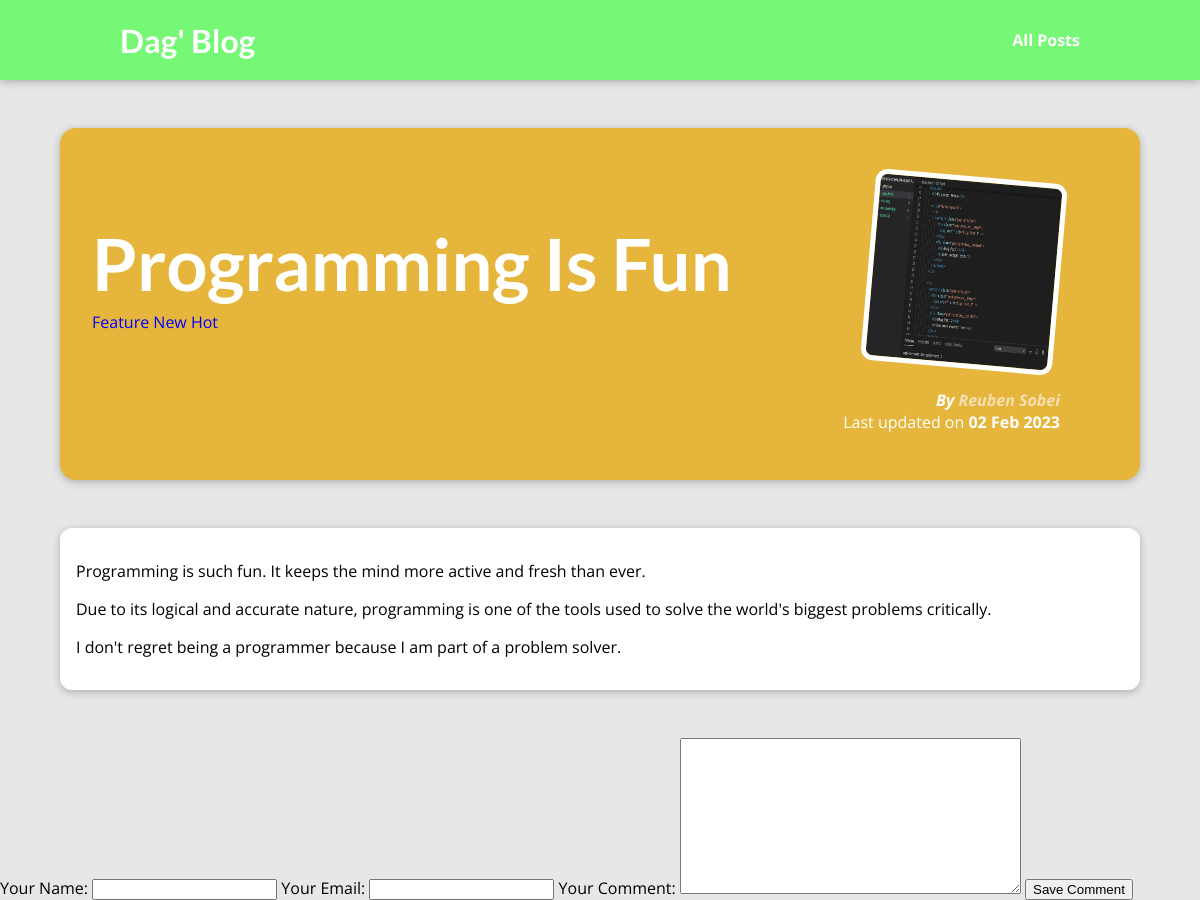
Page /posts/programming-is-fun on the committed database.
### blog/models.py (models this page shows, shortened)
class Post(models.Model):
    title = models.CharField(max_length=100)
    excerpt = models.CharField(max_length=200)
    image = models.ImageField(upload_to="posts", null=True)
    date = models.DateField(auto_now=True)
    slug = models.SlugField(unique=True, db_index=True)
    content = models.TextField(validators=[MinLengthValidator(10)])
    author = models.ForeignKey(
        Author, on_delete=models.SET_NULL, null=True, related_name="posts")
    tags = models.ManyToManyField(Tag)

class Tag(models.Model):
    caption = models.CharField(max_length=25)

class Author(models.Model):
    first_name = models.CharField(max_length=60)
    last_name = models.CharField(max_length=60)
    email_address = models.EmailField()
    def full_name(self):
        return f"{self.first_name} {self.last_name}"
    def __str__(self):
        return self.full_name()

### blog/views.py (the view)
# urls.py: path("posts/<slug:slug>", views.singlepostview.as_view(),
class singlepostview(DetailView):
    template_name = "blog/post-detail.html"
    model = Post
    def get_context_data(self, **kwargs):
        context = super().get_context_data(**kwargs)
        context["post_tags"] = self.object.tags.all()
        context["comment_form"] = commentform()
        return context

### blog/forms.py
class commentform(forms.ModelForm):
    class Meta:
        model = comment
        exclude = ["post"]
        labels = {
            "user_name": "Your Name",
            "user_email": "Your Email",
            "text": "Your Comment"
        }

### blog/templates/blog/post-detail.html (shortened to what this page needs)
{% extends "base.html" %}
{% load static %}
{% block css_files %}
    <link rel="stylesheet" href="{% static "blog/post-detail.css" %}" />
{% endblock %}
{% block content %}
    <section id="summary">
        <h2>{{post.title}}</h2>
        <div>
            {% for tag in post_tags %}
                <span class="tag">{{ tag.caption }}</span>
            {% endfor %}
        </div>
        <article>
            <img src="{{ post.image.url }}" alt="{{post.title}}" />
            <address>By <a href="mailto:{{ post.author.email_address }}">{{post.author}}</a></address>
            <div>Last updated on <time>{{post.date|date:"d M Y"}}</time></div>
        </article>
    </section>
    <main>
        {{post.content|linebreaks }}
    </main>
    <div>
        <form>
            {{ comment_form }}
            <button>Save Comment</button>
        </form>
    </div>
{% endblock %}

### templates/base.html (shortened to what this page needs)
{% load static %}
<!DOCTYPE html>
<html lang="en">
<head>
    <link rel="stylesheet" href="{% static "app.css" %}">
    {% block css_files %}{% endblock %}
</head>
<body>
    <header id="main-navigation">
        <h1><a href="{% url "starting-page" %}">Dag' Blog</a></h1>
        <nav>
            <a href="{% url "posts-page" %}">All Posts</a>
        </nav>
    </header>
    {% block content %}
    {% endblock %}
</body>
</html>

### static/app.css (style rules this page uses)
* { box-sizing: border-box; }
html { font-family: 'Open Sans', 'Lato', sans-serif; }
body { margin: 0; }
h1, h2, h3 { font-family: 'Lato', sans-serif; font-weight: bold; }
#main-navigation { width: 100%; height: 5rem; display: flex; justify-content: space-between; align-items: center; padding: 0 10%; position: absolute; top: 0; left: 0; }
#main-navigation a { text-decoration: none; color: white; font-weight: bold; }

### blog/static/blog/post-detail.css (style rules this page uses)
body { background-color: #e7e7e7; }
#main-navigation { background-color: #76f876; box-shadow: 0 2px 8px rgba(0, 0, 0, 0.25); }
#summary { margin: 8rem auto 3rem auto; padding: 2rem; width: 90%; max-width: 90rem; border-radius: 16px; background-color: #e6b53b; position: relative; box-shadow: 0 2px 8px rgba(0, 0, 0, 0.25); height: 22rem; }
#summary h2 { color: white; font-size: 4.5rem; margin-bottom: 0.3rem; }
#summary article { position: absolute; top: 2rem; right: 3rem; padding: 1rem 2rem; border-radius: 12px; text-align: right; color: white; }
#summary article img { width: 12rem; height: 12rem; border-radius: 12px; transform: rotateZ(5deg); border: 5px solid white; margin-bottom: 1rem; }
#summary address { font-weight: bold; }
#summary time { font-weight: bold; }
#summary a { color: wheat; text-decoration: none; }
main { width: 90%; max-width: 90rem; margin: 3rem auto; background-color: white; padding: 1rem; border-radius: 12px; box-shadow: 0 2px 8px rgba(0, 0, 0, 0.25); }
.tag { color: blue; padding: 0.6 1.2; border-radius: 10px; }

### rows in the picture
Post: title "Programming Is Fun", image (picture), author "Reuben Sobei", date "02 Feb 2023", content "Programming is such fun. It keeps the mind more active and fresh than ever. Due to its logical and accurate nature, programming is one of the tools used to solve the world's biggest problems critically. I don't regret being a programmer because I am part of a problem solver."
Tag: caption "Feature"
Tag: caption "New"
Tag: caption "Hot"
